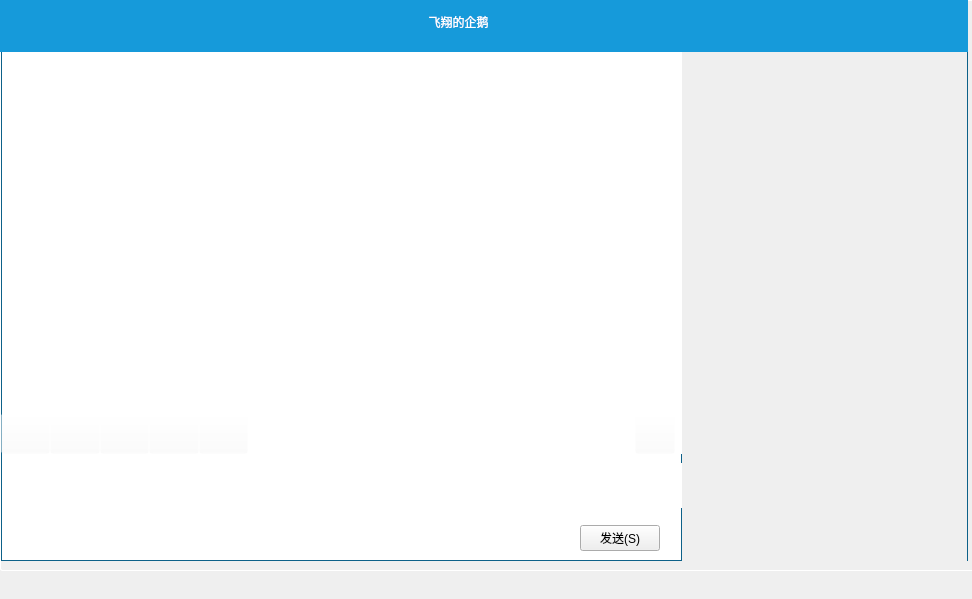
<?xml version="1.0" encoding="UTF-8"?>
<ui version="4.0">
 <class>ChatForm</class>
 <widget class="QWidget" name="ChatForm">
  <property name="geometry">
   <rect>
    <x>0</x>
    <y>0</y>
    <width>972</width>
    <height>599</height>
   </rect>
  </property>
  <property name="windowTitle">
   <string>Form</string>
  </property>
  <property name="styleSheet">
   <string notr="true">*{
	font: 9pt &quot;微软雅黑&quot;;
}

#w_Main{
	border:1px solid rgb(13,97,137);
	border-radius:2px;
	border-image: url(:/sys/back.png) 5;
	border-color: rgb(255, 255, 255);
}

#w_function{
	background-color: rgb(255, 255, 255);
	border-left:1px solid rgb(13,97,137);
}

#w_text{
	background-color: rgb(255, 255, 255);
	border:1px solid rgb(13,97,137);
}

#w_show{
	border-right:1px solid rgb(13,97,137);
}

#textBrowser_show{
	border-left:1px solid rgb(13,97,137);
}

#w_top{
	background-color: rgb(22, 154, 218);
}


#w_top QPushButton{
	border:none;
	border-radius:2px;
}

#w_top QPushButton:hover{
	border:1px solid rgb(13,97,137);
}

#w_top QPushButton#pb_minimize{
	background-image: url(:/sys/mainform_minimize.png);
}

#w_top QPushButton#pb_shutdown{
	background-image: url(:/sys/mainform_shutdown.png);
}

#w_top QPushButton#pb_nickName{
	color:#fff;
	font: 11pt &quot;微软雅黑&quot;;
}

#w_qqshow{
	border-image: url(:/sys/Chat/chat_show.jpg);
	border-right:1px solid rgb(13,97,137);
}

#w_text QPushButton:hover{
	border:1px solid rgb(13,97,137);
}

QTextEdit{
	border:0px;
}

#w_function QPushButton#pb_cut{
	background-image: url(:/sys/Chat/chat_cut.png);
	background-repeat: no-repeat;
}

#w_function QPushButton#pb_expression{
	background-image: url(:/sys/Chat/chat_expression.png);
	background-repeat: no-repeat;
}

#w_function QPushButton#pb_more{
	background-image: url(:/sys/Chat/chat_more.png);
	background-repeat: no-repeat;
}

#w_function QPushButton#pb_sendfile{
	background-image: url(:/sys/Chat/chat_sendfile.png);
	background-repeat: no-repeat;
}

#w_function QPushButton#pb_sendpic{
	background-image: url(:/sys/Chat/chat_sendpic.png);
	background-repeat: no-repeat;
}

#w_function QPushButton#pb_history{
	background-image: url(:/sys/Chat/chat_history.png);
	background-repeat: no-repeat;
}

#w_function QPushButton{
	background-color: rgb(255, 255, 255,0);
}
</string>
  </property>
  <widget class="QWidget" name="w_Main" native="true">
   <property name="geometry">
    <rect>
     <x>0</x>
     <y>0</y>
     <width>981</width>
     <height>571</height>
    </rect>
   </property>
   <widget class="QWidget" name="layoutWidget">
    <property name="geometry">
     <rect>
      <x>-3</x>
      <y>0</y>
      <width>971</width>
      <height>581</height>
     </rect>
    </property>
    <layout class="QVBoxLayout" name="verticalLayout_2">
     <property name="spacing">
      <number>0</number>
     </property>
     <property name="leftMargin">
      <number>2</number>
     </property>
     <property name="bottomMargin">
      <number>20</number>
     </property>
     <item>
      <widget class="QWidget" name="w_top" native="true">
       <property name="minimumSize">
        <size>
         <width>0</width>
         <height>41</height>
        </size>
       </property>
       <widget class="QPushButton" name="pb_minimize">
        <property name="geometry">
         <rect>
          <x>910</x>
          <y>10</y>
          <width>20</width>
          <height>20</height>
         </rect>
        </property>
        <property name="sizePolicy">
         <sizepolicy hsizetype="Fixed" vsizetype="Fixed">
          <horstretch>0</horstretch>
          <verstretch>0</verstretch>
         </sizepolicy>
        </property>
        <property name="text">
         <string/>
        </property>
       </widget>
       <widget class="QPushButton" name="pb_shutdown">
        <property name="geometry">
         <rect>
          <x>940</x>
          <y>10</y>
          <width>20</width>
          <height>20</height>
         </rect>
        </property>
        <property name="sizePolicy">
         <sizepolicy hsizetype="Fixed" vsizetype="Fixed">
          <horstretch>0</horstretch>
          <verstretch>0</verstretch>
         </sizepolicy>
        </property>
        <property name="text">
         <string/>
        </property>
       </widget>
       <widget class="QWidget" name="">
        <property name="geometry">
         <rect>
          <x>340</x>
          <y>0</y>
          <width>191</width>
          <height>44</height>
         </rect>
        </property>
        <layout class="QHBoxLayout" name="horizontalLayout_4">
         <item>
          <widget class="QLabel" name="label_head">
           <property name="minimumSize">
            <size>
             <width>42</width>
             <height>42</height>
            </size>
           </property>
           <property name="maximumSize">
            <size>
             <width>42</width>
             <height>42</height>
            </size>
           </property>
           <property name="text">
            <string/>
           </property>
          </widget>
         </item>
         <item>
          <widget class="QPushButton" name="pb_nickName">
           <property name="focusPolicy">
            <enum>Qt::StrongFocus</enum>
           </property>
           <property name="text">
            <string>飞翔的企鹅</string>
           </property>
          </widget>
         </item>
        </layout>
       </widget>
      </widget>
     </item>
     <item>
      <layout class="QHBoxLayout" name="horizontalLayout">
       <property name="spacing">
        <number>0</number>
       </property>
       <item>
        <layout class="QVBoxLayout" name="verticalLayout">
         <property name="spacing">
          <number>0</number>
         </property>
         <property name="leftMargin">
          <number>2</number>
         </property>
         <property name="rightMargin">
          <number>1</number>
         </property>
         <property name="bottomMargin">
          <number>0</number>
         </property>
         <item>
          <widget class="QWidget" name="w_record" native="true">
           <property name="minimumSize">
            <size>
             <width>681</width>
             <height>361</height>
            </size>
           </property>
           <widget class="QTextBrowser" name="textBrowser_show">
            <property name="geometry">
             <rect>
              <x>0</x>
              <y>0</y>
              <width>681</width>
              <height>361</height>
             </rect>
            </property>
           </widget>
          </widget>
         </item>
         <item>
          <widget class="QWidget" name="w_text" native="true">
           <property name="minimumSize">
            <size>
             <width>681</width>
             <height>148</height>
            </size>
           </property>
           <widget class="QWidget" name="w_function" native="true">
            <property name="geometry">
             <rect>
              <x>0</x>
              <y>0</y>
              <width>681</width>
              <height>41</height>
             </rect>
            </property>
            <property name="minimumSize">
             <size>
              <width>0</width>
              <height>31</height>
             </size>
            </property>
            <widget class="QPushButton" name="pb_history">
             <property name="geometry">
              <rect>
               <x>634</x>
               <y>1</y>
               <width>40</width>
               <height>40</height>
              </rect>
             </property>
             <property name="sizePolicy">
              <sizepolicy hsizetype="Preferred" vsizetype="Preferred">
               <horstretch>0</horstretch>
               <verstretch>0</verstretch>
              </sizepolicy>
             </property>
             <property name="text">
              <string/>
             </property>
            </widget>
            <widget class="QWidget" name="layoutWidget">
             <property name="geometry">
              <rect>
               <x>0</x>
               <y>0</y>
               <width>247</width>
               <height>41</height>
              </rect>
             </property>
             <layout class="QHBoxLayout" name="horizontalLayout_2">
              <property name="spacing">
               <number>0</number>
              </property>
              <item>
               <widget class="QPushButton" name="pb_expression">
                <property name="sizePolicy">
                 <sizepolicy hsizetype="Preferred" vsizetype="Preferred">
                  <horstretch>0</horstretch>
                  <verstretch>0</verstretch>
                 </sizepolicy>
                </property>
                <property name="autoFillBackground">
                 <bool>false</bool>
                </property>
                <property name="text">
                 <string/>
                </property>
                <property name="iconSize">
                 <size>
                  <width>20</width>
                  <height>20</height>
                 </size>
                </property>
               </widget>
              </item>
              <item>
               <widget class="QPushButton" name="pb_cut">
                <property name="sizePolicy">
                 <sizepolicy hsizetype="Preferred" vsizetype="Preferred">
                  <horstretch>0</horstretch>
                  <verstretch>0</verstretch>
                 </sizepolicy>
                </property>
                <property name="autoFillBackground">
                 <bool>false</bool>
                </property>
                <property name="text">
                 <string/>
                </property>
               </widget>
              </item>
              <item>
               <widget class="QPushButton" name="pb_sendfile">
                <property name="sizePolicy">
                 <sizepolicy hsizetype="Preferred" vsizetype="Preferred">
                  <horstretch>0</horstretch>
                  <verstretch>0</verstretch>
                 </sizepolicy>
                </property>
                <property name="text">
                 <string/>
                </property>
               </widget>
              </item>
              <item>
               <widget class="QPushButton" name="pb_sendpic">
                <property name="sizePolicy">
                 <sizepolicy hsizetype="Preferred" vsizetype="Preferred">
                  <horstretch>0</horstretch>
                  <verstretch>0</verstretch>
                 </sizepolicy>
                </property>
                <property name="text">
                 <string/>
                </property>
               </widget>
              </item>
              <item>
               <widget class="QPushButton" name="pb_more">
                <property name="sizePolicy">
                 <sizepolicy hsizetype="Preferred" vsizetype="Preferred">
                  <horstretch>0</horstretch>
                  <verstretch>0</verstretch>
                 </sizepolicy>
                </property>
                <property name="text">
                 <string/>
                </property>
               </widget>
              </item>
             </layout>
            </widget>
           </widget>
           <widget class="QTextEdit" name="textEdit_input">
            <property name="geometry">
             <rect>
              <x>10</x>
              <y>50</y>
              <width>671</width>
              <height>45</height>
             </rect>
            </property>
            <property name="sizePolicy">
             <sizepolicy hsizetype="Minimum" vsizetype="Preferred">
              <horstretch>0</horstretch>
              <verstretch>0</verstretch>
             </sizepolicy>
            </property>
            <property name="minimumSize">
             <size>
              <width>671</width>
              <height>45</height>
             </size>
            </property>
           </widget>
           <widget class="QWidget" name="layoutWidget">
            <property name="geometry">
             <rect>
              <x>10</x>
              <y>110</y>
              <width>660</width>
              <height>31</height>
             </rect>
            </property>
            <layout class="QHBoxLayout" name="horizontalLayout_3">
             <property name="spacing">
              <number>0</number>
             </property>
             <item>
              <spacer name="horizontalSpacer">
               <property name="orientation">
                <enum>Qt::Horizontal</enum>
               </property>
               <property name="sizeType">
                <enum>QSizePolicy::Fixed</enum>
               </property>
               <property name="sizeHint" stdset="0">
                <size>
                 <width>558</width>
                 <height>15</height>
                </size>
               </property>
              </spacer>
             </item>
             <item>
              <widget class="QPushButton" name="pb_send">
               <property name="sizePolicy">
                <sizepolicy hsizetype="Fixed" vsizetype="Fixed">
                 <horstretch>0</horstretch>
                 <verstretch>0</verstretch>
                </sizepolicy>
               </property>
               <property name="text">
                <string>发送(S)</string>
               </property>
              </widget>
             </item>
            </layout>
           </widget>
          </widget>
         </item>
        </layout>
       </item>
       <item>
        <widget class="QWidget" name="w_show" native="true">
         <property name="autoFillBackground">
          <bool>false</bool>
         </property>
         <widget class="QWidget" name="w_qqshow" native="true">
          <property name="geometry">
           <rect>
            <x>0</x>
            <y>0</y>
            <width>291</width>
            <height>511</height>
           </rect>
          </property>
          <property name="autoFillBackground">
           <bool>false</bool>
          </property>
         </widget>
        </widget>
       </item>
      </layout>
     </item>
    </layout>
   </widget>
  </widget>
 </widget>
 <resources/>
 <connections/>
</ui>
